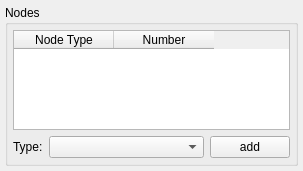
<?xml version="1.0" encoding="UTF-8"?>
<ui version="4.0">
 <class>NodesParam</class>
 <widget class="QFrame" name="NodesParam">
  <property name="geometry">
   <rect>
    <x>0</x>
    <y>0</y>
    <width>301</width>
    <height>170</height>
   </rect>
  </property>
  <property name="windowTitle">
   <string>Frame</string>
  </property>
  <property name="frameShape">
   <enum>QFrame::NoFrame</enum>
  </property>
  <property name="frameShadow">
   <enum>QFrame::Raised</enum>
  </property>
  <layout class="QHBoxLayout" name="horizontalLayout">
   <property name="margin">
    <number>5</number>
   </property>
   <item>
    <widget class="QGroupBox" name="groupBox">
     <property name="sizePolicy">
      <sizepolicy hsizetype="Preferred" vsizetype="Preferred">
       <horstretch>0</horstretch>
       <verstretch>0</verstretch>
      </sizepolicy>
     </property>
     <property name="title">
      <string>Nodes</string>
     </property>
     <layout class="QVBoxLayout" name="verticalLayout">
      <property name="margin">
       <number>5</number>
      </property>
      <item>
       <widget class="QTableWidget" name="t_nodes">
        <property name="sizePolicy">
         <sizepolicy hsizetype="Preferred" vsizetype="Expanding">
          <horstretch>0</horstretch>
          <verstretch>0</verstretch>
         </sizepolicy>
        </property>
        <property name="minimumSize">
         <size>
          <width>277</width>
          <height>100</height>
         </size>
        </property>
        <property name="editTriggers">
         <set>QAbstractItemView::NoEditTriggers</set>
        </property>
        <property name="selectionMode">
         <enum>QAbstractItemView::NoSelection</enum>
        </property>
        <attribute name="verticalHeaderVisible">
         <bool>false</bool>
        </attribute>
        <column>
         <property name="text">
          <string>Node Type</string>
         </property>
        </column>
        <column>
         <property name="text">
          <string>Number</string>
         </property>
        </column>
       </widget>
      </item>
      <item>
       <layout class="QHBoxLayout" name="horizontalLayout_3">
        <item>
         <widget class="QLabel" name="l_type">
          <property name="sizePolicy">
           <sizepolicy hsizetype="Fixed" vsizetype="Fixed">
            <horstretch>0</horstretch>
            <verstretch>0</verstretch>
           </sizepolicy>
          </property>
          <property name="text">
           <string>Type:</string>
          </property>
         </widget>
        </item>
        <item>
         <widget class="QComboBox" name="cb_nodeType">
          <property name="sizePolicy">
           <sizepolicy hsizetype="Expanding" vsizetype="Fixed">
            <horstretch>0</horstretch>
            <verstretch>0</verstretch>
           </sizepolicy>
          </property>
         </widget>
        </item>
        <item>
         <widget class="QPushButton" name="b_add">
          <property name="sizePolicy">
           <sizepolicy hsizetype="Fixed" vsizetype="Fixed">
            <horstretch>0</horstretch>
            <verstretch>0</verstretch>
           </sizepolicy>
          </property>
          <property name="text">
           <string>add</string>
          </property>
         </widget>
        </item>
       </layout>
      </item>
     </layout>
    </widget>
   </item>
  </layout>
 </widget>
 <resources/>
 <connections/>
</ui>
